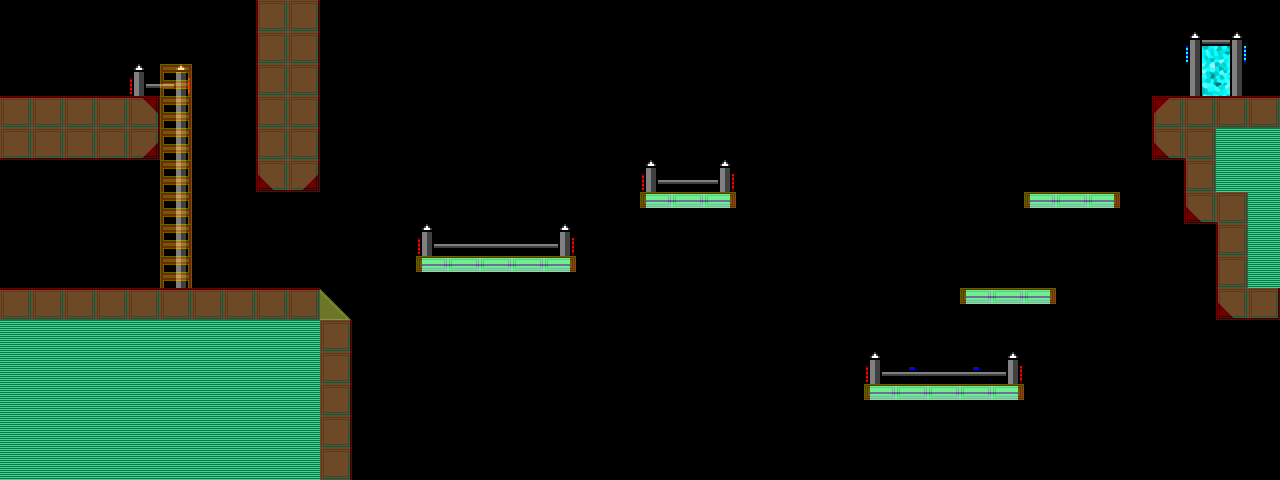

Below is a game level as drawn by its tile map, then a one-line description and the .tmx that defines it (tile-layer data replaced by summaries):
An orthogonal 40x15 tile map with 32x32 px tiles, 6 tile layers (Parallax_layer_1, Parallax_layer_2, Background, Foreground, ...), 2 tilesets and 13 objects (9x CoinEntity, 2x me.LevelEntity, mainPlayer, EnemyEntity).

<map version="1.0" orientation="orthogonal" width="40" height="15" tilewidth="32" tileheight="32">
 <properties>
  <property name="background_color" value="#e3faff" />
 </properties>
 <tileset firstgid="1" name="area01_level_tiles" tilewidth="32" tileheight="32">
  <image source="area01_tileset/area01_level_tiles.png" width="640" height="241" />
 </tileset>
 <tileset firstgid="141" name="metatiles32x32" tilewidth="32" tileheight="32">
  <image source="area01_tileset/metatiles32x32.png" width="160" height="32" />
  <tile id="0">
   <properties>
    <property name="type" value="solid" />
   </properties>
  </tile>
  <tile id="1">
   <properties>
    <property name="type" value="platform" />
   </properties>
  </tile>
  <tile id="2">
   <properties>
    <property name="type" value="lslope" />
   </properties>
  </tile>
  <tile id="3">
   <properties>
    <property name="type" value="rslope" />
   </properties>
  </tile>
  <tile id="4">
   <properties>
    <property name="type" value="ladder" />
   </properties>
  </tile>
 </tileset>
 <layer name="Parallax_layer_1" width="40" height="15">
  <properties>
   <property name="imagesrc" value="area01_bkg0" />
  </properties>
  <data>[600 cells, 0 non-empty, 0 distinct tile ids]</data>
 </layer>
 <layer name="Parallax_layer_2" width="40" height="15">
  <properties>
   <property name="imagesrc" value="area01_bkg1" />
  </properties>
  <data>[600 cells, 0 non-empty, 0 distinct tile ids]</data>
 </layer>
 <layer name="Background" width="40" height="15">
  <data>[600 cells, 0 non-empty, 0 distinct tile ids]</data>
 </layer>
 <layer name="Foreground" width="40" height="15">
  <data>[600 cells, 134 non-empty, 22 distinct tile ids]</data>
 </layer>
 <objectgroup color="#00ff00" name="Entities" width="40" height="15">
  <object name="mainPlayer" x="21" y="30" width="32" height="32">
   <properties>
    <property name="image" value="gripe_run_right" />
    <property name="spritewidth" value="64" />
   </properties>
  </object>
  <object name="CoinEntity" x="1106" y="70" width="32" height="32">
   <properties>
    <property name="image" value="spinning_coin_gold" />
    <property name="spritewidth" value="32" />
   </properties>
  </object>
  <object name="CoinEntity" x="993" y="244" width="32" height="32">
   <properties>
    <property name="image" value="spinning_coin_gold" />
    <property name="spritewidth" value="32" />
   </properties>
  </object>
  <object name="CoinEntity" x="1060" y="134" width="32" height="32">
   <properties>
    <property name="image" value="spinning_coin_gold" />
    <property name="spritewidth" value="32" />
   </properties>
  </object>
  <object name="CoinEntity" x="868" y="279" width="32" height="32">
   <properties>
    <property name="image" value="spinning_coin_gold" />
    <property name="spritewidth" value="32" />
   </properties>
  </object>
  <object name="CoinEntity" x="814" y="194" width="32" height="32">
   <properties>
    <property name="image" value="spinning_coin_gold" />
    <property name="spritewidth" value="32" />
   </properties>
  </object>
  <object name="CoinEntity" x="678" y="131" width="32" height="32">
   <properties>
    <property name="image" value="spinning_coin_gold" />
    <property name="spritewidth" value="32" />
   </properties>
  </object>
  <object name="CoinEntity" x="506" y="162" width="32" height="32">
   <properties>
    <property name="image" value="spinning_coin_gold" />
    <property name="spritewidth" value="32" />
   </properties>
  </object>
  <object name="CoinEntity" x="446" y="162" width="32" height="32">
   <properties>
    <property name="image" value="spinning_coin_gold" />
    <property name="spritewidth" value="32" />
   </properties>
  </object>
  <object name="CoinEntity" x="65" y="204" width="32" height="32">
   <properties>
    <property name="image" value="spinning_coin_gold" />
    <property name="spritewidth" value="32" />
   </properties>
  </object>
 </objectgroup>
 <objectgroup color="#ff0000" name="EnemyEntities" width="40" height="15">
  <object name="EnemyEntity" x="37" y="241" width="294" height="30" />
 </objectgroup>
 <layer name="Foreground2" width="40" height="15">
  <data>[600 cells, 18 non-empty, 9 distinct tile ids]</data>
 </layer>
 <layer name="collision" width="40" height="15" opacity="0.43">
  <data>[600 cells, 77 non-empty, 4 distinct tile ids]</data>
 </layer>
 <objectgroup color="#ffaa00" name="LimitesNiveau" width="40" height="15">
  <object name="me.LevelEntity" x="1183" y="32" width="64" height="64">
   <properties>
    <property name="duration" value="250" />
    <property name="fade" value="#000000" />
    <property name="to" value="endGame" />
   </properties>
  </object>
  <object name="me.LevelEntity" x="0" y="448" width="1278" height="32">
   <properties>
    <property name="duration" value="250" />
    <property name="fade" value="#000000" />
    <property name="to" value="area03" />
   </properties>
  </object>
 </objectgroup>
</map>
